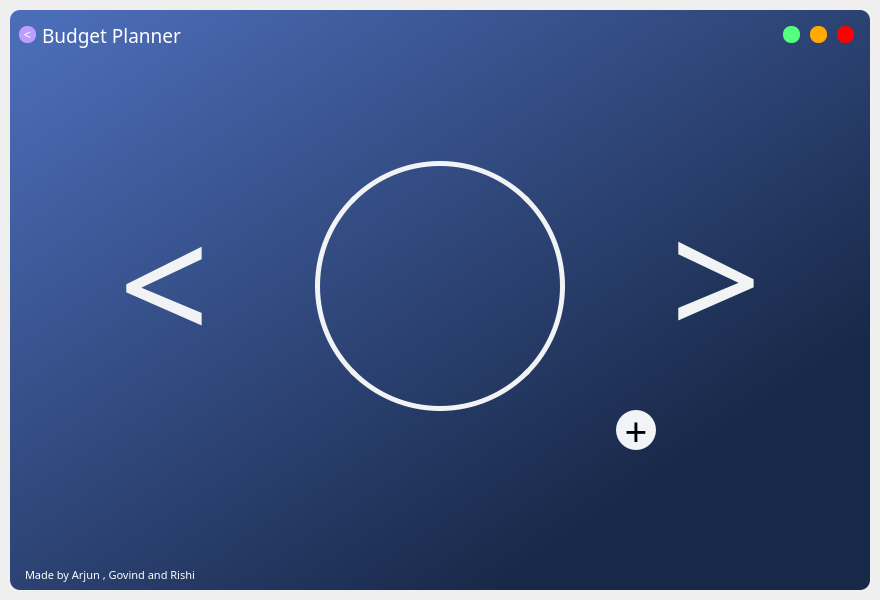
<?xml version="1.0" encoding="UTF-8"?>
<ui version="4.0">
 <class>MainWindow</class>
 <widget class="QMainWindow" name="MainWindow">
  <property name="geometry">
   <rect>
    <x>0</x>
    <y>0</y>
    <width>880</width>
    <height>600</height>
   </rect>
  </property>
  <property name="windowTitle">
   <string>MainWindow</string>
  </property>
  <widget class="QWidget" name="centralwidget">
   <layout class="QVBoxLayout" name="drop_shadow_layout">
    <property name="spacing">
     <number>0</number>
    </property>
    <property name="leftMargin">
     <number>10</number>
    </property>
    <property name="topMargin">
     <number>10</number>
    </property>
    <property name="rightMargin">
     <number>10</number>
    </property>
    <property name="bottomMargin">
     <number>10</number>
    </property>
    <item>
     <widget class="QFrame" name="drop_shadow_frame">
      <property name="styleSheet">
       <string notr="true">background-color: qlineargradient(spread:pad, x1:0.0284091, y1:0.045, x2:0.960227, y2:0.972, stop:0 rgba(75, 108, 183, 255), stop:0.806818 rgba(24, 40, 72, 255));
border-radius:10px
</string>
      </property>
      <property name="frameShape">
       <enum>QFrame::NoFrame</enum>
      </property>
      <property name="frameShadow">
       <enum>QFrame::Raised</enum>
      </property>
      <layout class="QVBoxLayout" name="verticalLayout">
       <property name="spacing">
        <number>0</number>
       </property>
       <property name="leftMargin">
        <number>0</number>
       </property>
       <property name="topMargin">
        <number>0</number>
       </property>
       <property name="rightMargin">
        <number>0</number>
       </property>
       <property name="bottomMargin">
        <number>0</number>
       </property>
       <item>
        <widget class="QFrame" name="title_bar">
         <property name="maximumSize">
          <size>
           <width>16777215</width>
           <height>50</height>
          </size>
         </property>
         <property name="styleSheet">
          <string notr="true">background-color:none</string>
         </property>
         <property name="frameShape">
          <enum>QFrame::NoFrame</enum>
         </property>
         <property name="frameShadow">
          <enum>QFrame::Raised</enum>
         </property>
         <layout class="QHBoxLayout" name="horizontalLayout">
          <property name="spacing">
           <number>0</number>
          </property>
          <property name="leftMargin">
           <number>0</number>
          </property>
          <property name="topMargin">
           <number>0</number>
          </property>
          <property name="rightMargin">
           <number>0</number>
          </property>
          <property name="bottomMargin">
           <number>0</number>
          </property>
          <item>
           <widget class="QFrame" name="frame_title">
            <property name="minimumSize">
             <size>
              <width>0</width>
              <height>50</height>
             </size>
            </property>
            <property name="frameShape">
             <enum>QFrame::StyledPanel</enum>
            </property>
            <property name="frameShadow">
             <enum>QFrame::Raised</enum>
            </property>
            <layout class="QHBoxLayout" name="horizontalLayout_8">
             <item>
              <widget class="QPushButton" name="label_back_button">
               <property name="sizePolicy">
                <sizepolicy hsizetype="Minimum" vsizetype="Fixed">
                 <horstretch>0</horstretch>
                 <verstretch>0</verstretch>
                </sizepolicy>
               </property>
               <property name="maximumSize">
                <size>
                 <width>17</width>
                 <height>17</height>
                </size>
               </property>
               <property name="styleSheet">
                <string notr="true">

QPushButton {
	color: rgb(255, 255, 255);
    border:none;
    border-radius:8px;
    
    background-color:rgb(190, 157, 255);
    
}

QPushButton:hover {
    background-color:rgb(190, 157, 255,150);
    
}</string>
               </property>
               <property name="text">
                <string>&lt;</string>
               </property>
               <property name="shortcut">
                <string>Ctrl+Left</string>
               </property>
              </widget>
             </item>
             <item>
              <widget class="QLabel" name="label_title">
               <property name="sizePolicy">
                <sizepolicy hsizetype="Preferred" vsizetype="Preferred">
                 <horstretch>0</horstretch>
                 <verstretch>0</verstretch>
                </sizepolicy>
               </property>
               <property name="font">
                <font>
                 <family>Bahnschrift Light</family>
                 <pointsize>14</pointsize>
                </font>
               </property>
               <property name="styleSheet">
                <string notr="true">color: rgb(255, 255, 255);</string>
               </property>
               <property name="text">
                <string>Budget Planner</string>
               </property>
              </widget>
             </item>
            </layout>
           </widget>
          </item>
          <item>
           <widget class="QFrame" name="frame_buttons">
            <property name="maximumSize">
             <size>
              <width>100</width>
              <height>16777215</height>
             </size>
            </property>
            <property name="frameShape">
             <enum>QFrame::StyledPanel</enum>
            </property>
            <property name="frameShadow">
             <enum>QFrame::Raised</enum>
            </property>
            <layout class="QHBoxLayout" name="horizontalLayout_2">
             <item>
              <widget class="QPushButton" name="bt_minimise">
               <property name="maximumSize">
                <size>
                 <width>17</width>
                 <height>17</height>
                </size>
               </property>
               <property name="toolTip">
                <string>Minimise</string>
               </property>
               <property name="toolTipDuration">
                <number>-1</number>
               </property>
               <property name="styleSheet">
                <string notr="true">QPushButton {
	border:none;
	border-radius:8px;
	
	background-color: rgb(85, 255, 127);
	
}

QPushButton:hover {
	background-color: rgb(85, 255, 127,150);
	
}
</string>
               </property>
               <property name="text">
                <string/>
               </property>
              </widget>
             </item>
             <item>
              <widget class="QPushButton" name="bt_maximise">
               <property name="maximumSize">
                <size>
                 <width>17</width>
                 <height>17</height>
                </size>
               </property>
               <property name="toolTip">
                <string>Maximise</string>
               </property>
               <property name="toolTipDuration">
                <number>-1</number>
               </property>
               <property name="styleSheet">
                <string notr="true">QPushButton {
    border:none;
    border-radius:8px;
    
    background-color: rgb(255, 170, 0);
    
}

QPushButton:hover {
    background-color: rgb(255, 170, 0 ,150);
    
}</string>
               </property>
               <property name="text">
                <string/>
               </property>
              </widget>
             </item>
             <item>
              <widget class="QPushButton" name="bt_close">
               <property name="maximumSize">
                <size>
                 <width>17</width>
                 <height>17</height>
                </size>
               </property>
               <property name="toolTip">
                <string>Close</string>
               </property>
               <property name="toolTipDuration">
                <number>-1</number>
               </property>
               <property name="styleSheet">
                <string notr="true">QPushButton {
    border:none;
    border-radius:8px;
    
    background-color: rgb(255, 0, 0);
    
}

QPushButton:hover {
    background-color: rgb(255, 0, 0,150);
    
}</string>
               </property>
               <property name="text">
                <string/>
               </property>
              </widget>
             </item>
            </layout>
           </widget>
          </item>
         </layout>
        </widget>
       </item>
       <item>
        <widget class="QFrame" name="content_bar">
         <property name="styleSheet">
          <string notr="true">background-color:none</string>
         </property>
         <property name="frameShape">
          <enum>QFrame::StyledPanel</enum>
         </property>
         <property name="frameShadow">
          <enum>QFrame::Raised</enum>
         </property>
         <layout class="QVBoxLayout" name="verticalLayout_3">
          <item>
           <widget class="QStackedWidget" name="stackedWidget">
            <property name="font">
             <font>
              <family>Bahnschrift Light</family>
              <pointsize>72</pointsize>
             </font>
            </property>
            <property name="currentIndex">
             <number>0</number>
            </property>
            <widget class="QWidget" name="profile_chooser">
             <layout class="QVBoxLayout" name="verticalLayout_4">
              <item>
               <widget class="QFrame" name="profile_main">
                <property name="frameShape">
                 <enum>QFrame::NoFrame</enum>
                </property>
                <property name="frameShadow">
                 <enum>QFrame::Raised</enum>
                </property>
                <layout class="QHBoxLayout" name="horizontalLayout_5">
                 <item>
                  <widget class="QFrame" name="left_panel">
                   <property name="frameShape">
                    <enum>QFrame::StyledPanel</enum>
                   </property>
                   <property name="frameShadow">
                    <enum>QFrame::Raised</enum>
                   </property>
                   <layout class="QVBoxLayout" name="verticalLayout_11">
                    <item>
                     <widget class="QPushButton" name="prev_arrow">
                      <property name="font">
                       <font>
                        <family>Corbel Light</family>
                        <pointsize>120</pointsize>
                       </font>
                      </property>
                      <property name="styleSheet">
                       <string notr="true">QPushButton {
	
	color: rgb(242, 243, 244);
	
}

QPushButton:hover {

	color: rgb(242, 243, 244,150);
	
}</string>
                      </property>
                      <property name="text">
                       <string>&lt;</string>
                      </property>
                     </widget>
                    </item>
                   </layout>
                  </widget>
                 </item>
                 <item>
                  <widget class="QFrame" name="the_main_profile">
                   <property name="styleSheet">
                    <string notr="true"/>
                   </property>
                   <property name="frameShape">
                    <enum>QFrame::StyledPanel</enum>
                   </property>
                   <property name="frameShadow">
                    <enum>QFrame::Raised</enum>
                   </property>
                   <layout class="QVBoxLayout" name="verticalLayout_5">
                    <item>
                     <widget class="QFrame" name="text_frame">
                      <property name="maximumSize">
                       <size>
                        <width>16777215</width>
                        <height>50</height>
                       </size>
                      </property>
                      <property name="frameShape">
                       <enum>QFrame::StyledPanel</enum>
                      </property>
                      <property name="frameShadow">
                       <enum>QFrame::Raised</enum>
                      </property>
                      <layout class="QHBoxLayout" name="horizontalLayout_6">
                       <item alignment="Qt::AlignHCenter">
                        <widget class="QLabel" name="profile_text">
                         <property name="font">
                          <font>
                           <family>Bahnschrift Light</family>
                           <pointsize>22</pointsize>
                          </font>
                         </property>
                         <property name="styleSheet">
                          <string notr="true">color: rgb(255, 255, 255);</string>
                         </property>
                         <property name="text">
                          <string/>
                         </property>
                        </widget>
                       </item>
                      </layout>
                     </widget>
                    </item>
                    <item>
                     <widget class="QFrame" name="circle_frame">
                      <property name="frameShape">
                       <enum>QFrame::StyledPanel</enum>
                      </property>
                      <property name="frameShadow">
                       <enum>QFrame::Raised</enum>
                      </property>
                      <layout class="QVBoxLayout" name="verticalLayout_6">
                       <item>
                        <widget class="QPushButton" name="circle_button">
                         <property name="minimumSize">
                          <size>
                           <width>250</width>
                           <height>250</height>
                          </size>
                         </property>
                         <property name="font">
                          <font>
                           <family>Bahnschrift Light</family>
                           <pointsize>72</pointsize>
                          </font>
                         </property>
                         <property name="styleSheet">
                          <string notr="true">QPushButton{
	background-color:none;
	border:5px solid  rgb(242, 243, 244);
	border-radius:125px;
	color: rgb(255, 255, 255);


}

QPushButton:hover{
	border:5px solid  rgb(242, 243, 244,150);

	color: qlineargradient(spread:pad, x1:0, y1:0, x2:1, y2:1, stop:0 rgba(248, 255, 0, 255), stop:0.702381 rgba(58, 213, 159, 255));

}

</string>
                         </property>
                         <property name="text">
                          <string/>
                         </property>
                        </widget>
                       </item>
                      </layout>
                     </widget>
                    </item>
                    <item>
                     <widget class="QFrame" name="placeholder1">
                      <property name="maximumSize">
                       <size>
                        <width>16777215</width>
                        <height>50</height>
                       </size>
                      </property>
                      <property name="frameShape">
                       <enum>QFrame::StyledPanel</enum>
                      </property>
                      <property name="frameShadow">
                       <enum>QFrame::Raised</enum>
                      </property>
                     </widget>
                    </item>
                   </layout>
                  </widget>
                 </item>
                 <item>
                  <widget class="QFrame" name="right_panel">
                   <property name="frameShape">
                    <enum>QFrame::NoFrame</enum>
                   </property>
                   <property name="frameShadow">
                    <enum>QFrame::Plain</enum>
                   </property>
                   <property name="lineWidth">
                    <number>0</number>
                   </property>
                   <layout class="QVBoxLayout" name="verticalLayout_7">
                    <item>
                     <widget class="QFrame" name="placeholder2">
                      <property name="frameShape">
                       <enum>QFrame::StyledPanel</enum>
                      </property>
                      <property name="frameShadow">
                       <enum>QFrame::Raised</enum>
                      </property>
                     </widget>
                    </item>
                    <item>
                     <widget class="QPushButton" name="next_arrow">
                      <property name="font">
                       <font>
                        <family>Corbel Light</family>
                        <pointsize>120</pointsize>
                       </font>
                      </property>
                      <property name="styleSheet">
                       <string notr="true">QPushButton {
	
	color: rgb(242, 243, 244);
	
}

QPushButton:hover {

	color: rgb(242, 243, 244,150);
	
}</string>
                      </property>
                      <property name="text">
                       <string>&gt;</string>
                      </property>
                     </widget>
                    </item>
                    <item>
                     <widget class="QFrame" name="placeholder3">
                      <property name="frameShape">
                       <enum>QFrame::StyledPanel</enum>
                      </property>
                      <property name="frameShadow">
                       <enum>QFrame::Raised</enum>
                      </property>
                      <layout class="QHBoxLayout" name="horizontalLayout_7">
                       <item>
                        <widget class="QFrame" name="new_button_frame">
                         <property name="frameShape">
                          <enum>QFrame::StyledPanel</enum>
                         </property>
                         <property name="frameShadow">
                          <enum>QFrame::Raised</enum>
                         </property>
                         <layout class="QVBoxLayout" name="verticalLayout_8">
                          <item>
                           <widget class="QPushButton" name="New_button">
                            <property name="maximumSize">
                             <size>
                              <width>40</width>
                              <height>40</height>
                             </size>
                            </property>
                            <property name="font">
                             <font>
                              <family>Bahnschrift Light</family>
                              <pointsize>30</pointsize>
                             </font>
                            </property>
                            <property name="styleSheet">
                             <string notr="true">QPushButton {
    border:none;
    border-radius:20px;
    background-color: rgba(242, 243, 244,255);
	
	color: rgb(0, 0, 0);
}

QPushButton:hover {
    background-color: rgba(242, 243, 244,150);

}</string>
                            </property>
                            <property name="text">
                             <string>+</string>
                            </property>
                           </widget>
                          </item>
                         </layout>
                        </widget>
                       </item>
                       <item>
                        <widget class="QFrame" name="placeholder4">
                         <property name="frameShape">
                          <enum>QFrame::StyledPanel</enum>
                         </property>
                         <property name="frameShadow">
                          <enum>QFrame::Raised</enum>
                         </property>
                        </widget>
                       </item>
                      </layout>
                     </widget>
                    </item>
                   </layout>
                  </widget>
                 </item>
                </layout>
               </widget>
              </item>
              <item>
               <widget class="QFrame" name="profile_app_drawer">
                <property name="maximumSize">
                 <size>
                  <width>16777215</width>
                  <height>50</height>
                 </size>
                </property>
                <property name="frameShape">
                 <enum>QFrame::NoFrame</enum>
                </property>
                <property name="frameShadow">
                 <enum>QFrame::Raised</enum>
                </property>
                <layout class="QHBoxLayout" name="app_drawer_layout">
                 <property name="leftMargin">
                  <number>400</number>
                 </property>
                 <property name="rightMargin">
                  <number>400</number>
                 </property>
                </layout>
               </widget>
              </item>
             </layout>
            </widget>
            <widget class="QWidget" name="page_2">
             <widget class="QLineEdit" name="Profile_name_Field">
              <property name="geometry">
               <rect>
                <x>40</x>
                <y>30</y>
                <width>521</width>
                <height>131</height>
               </rect>
              </property>
              <property name="font">
               <font>
                <family>Bahnschrift Light</family>
                <pointsize>72</pointsize>
               </font>
              </property>
              <property name="styleSheet">
               <string notr="true">background-color: rgba(0, 0, 0, 0);
color:rgb(255, 255, 255);</string>
              </property>
              <property name="text">
               <string/>
              </property>
             </widget>
             <widget class="QLabel" name="label">
              <property name="geometry">
               <rect>
                <x>40</x>
                <y>170</y>
                <width>281</width>
                <height>31</height>
               </rect>
              </property>
              <property name="font">
               <font>
                <family>Bahnschrift Light</family>
                <pointsize>14</pointsize>
               </font>
              </property>
              <property name="styleSheet">
               <string notr="true">color: rgb(255, 255, 255);</string>
              </property>
              <property name="text">
               <string>Please enter your profile name</string>
              </property>
             </widget>
            </widget>
            <widget class="QWidget" name="page_3"/>
           </widget>
          </item>
         </layout>
        </widget>
       </item>
       <item>
        <widget class="QFrame" name="credits_bar">
         <property name="maximumSize">
          <size>
           <width>16777215</width>
           <height>30</height>
          </size>
         </property>
         <property name="styleSheet">
          <string notr="true">background-color:none</string>
         </property>
         <property name="frameShape">
          <enum>QFrame::NoFrame</enum>
         </property>
         <property name="frameShadow">
          <enum>QFrame::Raised</enum>
         </property>
         <layout class="QHBoxLayout" name="horizontalLayout_3">
          <property name="spacing">
           <number>0</number>
          </property>
          <property name="leftMargin">
           <number>0</number>
          </property>
          <property name="topMargin">
           <number>0</number>
          </property>
          <property name="rightMargin">
           <number>0</number>
          </property>
          <property name="bottomMargin">
           <number>0</number>
          </property>
          <item>
           <widget class="QFrame" name="frame_credit_label">
            <property name="frameShape">
             <enum>QFrame::NoFrame</enum>
            </property>
            <property name="frameShadow">
             <enum>QFrame::Raised</enum>
            </property>
            <layout class="QHBoxLayout" name="horizontalLayout_4">
             <property name="spacing">
              <number>0</number>
             </property>
             <property name="leftMargin">
              <number>15</number>
             </property>
             <property name="topMargin">
              <number>0</number>
             </property>
             <property name="rightMargin">
              <number>0</number>
             </property>
             <property name="bottomMargin">
              <number>0</number>
             </property>
             <item>
              <widget class="QLabel" name="label_credits">
               <property name="font">
                <font>
                 <family>Bahnschrift Light</family>
                 <pointsize>8</pointsize>
                </font>
               </property>
               <property name="styleSheet">
                <string notr="true">color: rgb(255, 255, 255);</string>
               </property>
               <property name="text">
                <string>Made by Arjun , Govind and Rishi </string>
               </property>
              </widget>
             </item>
            </layout>
           </widget>
          </item>
          <item>
           <widget class="QFrame" name="frame_grip">
            <property name="minimumSize">
             <size>
              <width>30</width>
              <height>30</height>
             </size>
            </property>
            <property name="maximumSize">
             <size>
              <width>30</width>
              <height>30</height>
             </size>
            </property>
            <property name="frameShape">
             <enum>QFrame::StyledPanel</enum>
            </property>
            <property name="frameShadow">
             <enum>QFrame::Raised</enum>
            </property>
           </widget>
          </item>
         </layout>
        </widget>
       </item>
      </layout>
     </widget>
    </item>
   </layout>
  </widget>
 </widget>
 <resources/>
 <connections/>
</ui>
